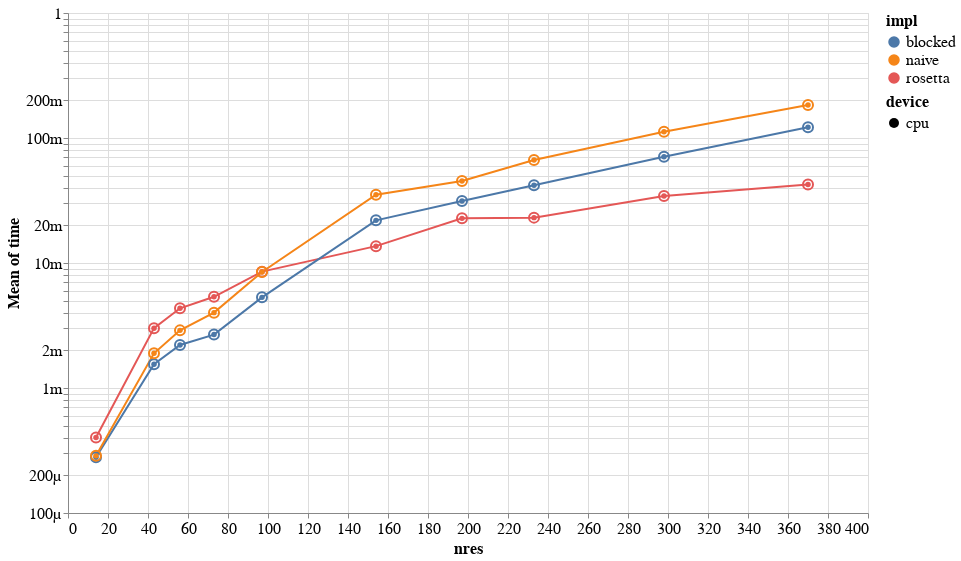

Notebook cell for this chart:
### Code cell
dat = stat_frame(rosetta_score_results)
dat = pandas.concat(
    (
        dat,
        pandas.merge(
            dat,
            dat.query("name == 'score.rosetta_atr_rep'").groupby("model").time.mean().rename("rosetta_mean").to_frame(),
            left_on="model",
            right_index=True
        ).eval("time / rosetta_mean").rename("rosetta_relative")
    ),
    axis=1
)

encoding = dict(
        x="nres",
        y=altair.Y(
            "mean(time)",
            scale=altair.Scale(type="log", base=10),
            axis=altair.Axis(format="s"),
        ),
        color="impl",
        shape="device",
)

c = (
    altair.Chart(dat)
    .mark_line()
    .encode(**encoding)
     +
    altair.Chart(dat)
    .mark_point(size=100)
    .encode(**encoding)
)
c

### Figure 1 — Vega-Lite specification as saved in the notebook (floating-point values rounded to 4 significant figures; data arrays with more than 128 entries replaced by an {"elided": "..."} marker saying what was removed)
{"$schema": "https://vega.github.io/schema/vega-lite/v2.6.0.json", "config": {"axis": {"labelFontSize": 16, "titleFontSize": 16}, "header": {"labelFontSize": 16, "titleFontSize": 16}, "legend": {"labelFontSize": 16, "titleFontSize": 16}, "title": {"fontSize": 16}, "view": {"height": 500, "width": 800}}, "datasets": {"data-0a4d1e78f1fa5bdf7a3532d601c8d35c": {"elided": "2790 records"}}, "layer": [{"data": {"name": "data-0a4d1e78f1fa5bdf7a3532d601c8d35c"}, "encoding": {"color": {"field": "impl", "type": "nominal"}, "shape": {"field": "device", "type": "nominal"}, "x": {"field": "nres", "type": "quantitative"}, "y": {"aggregate": "mean", "axis": {"format": "s"}, "field": "time", "scale": {"base": 10, "type": "log"}, "type": "quantitative"}}, "mark": "line"}, {"data": {"name": "data-0a4d1e78f1fa5bdf7a3532d601c8d35c"}, "encoding": {"color": {"field": "impl", "type": "nominal"}, "shape": {"field": "device", "type": "nominal"}, "x": {"field": "nres", "type": "quantitative"}, "y": {"aggregate": "mean", "axis": {"format": "s"}, "field": "time", "scale": {"base": 10, "type": "log"}, "type": "quantitative"}}, "mark": {"size": 100, "type": "point"}}]}
